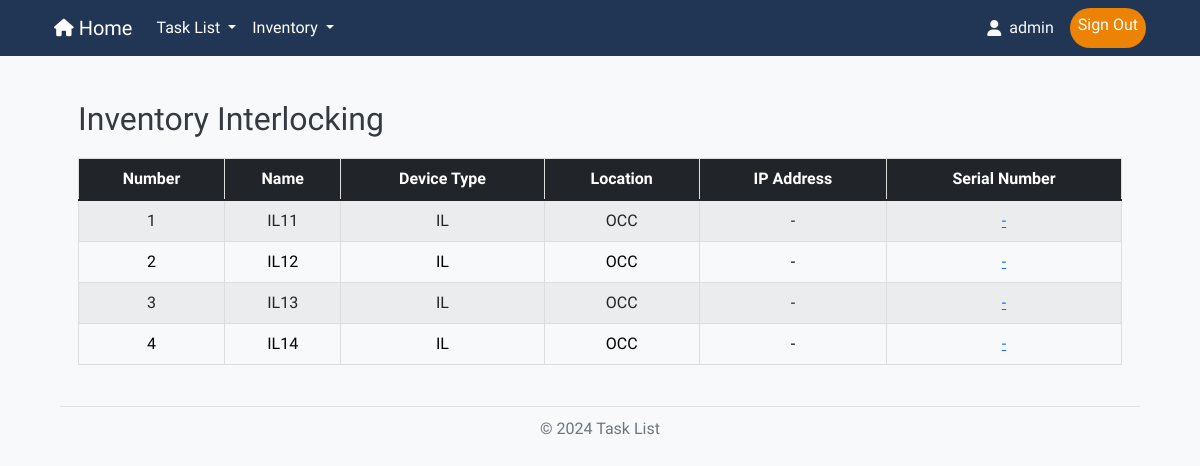
/inventory/IL (signed in), run on an earlier commit of the app's database.
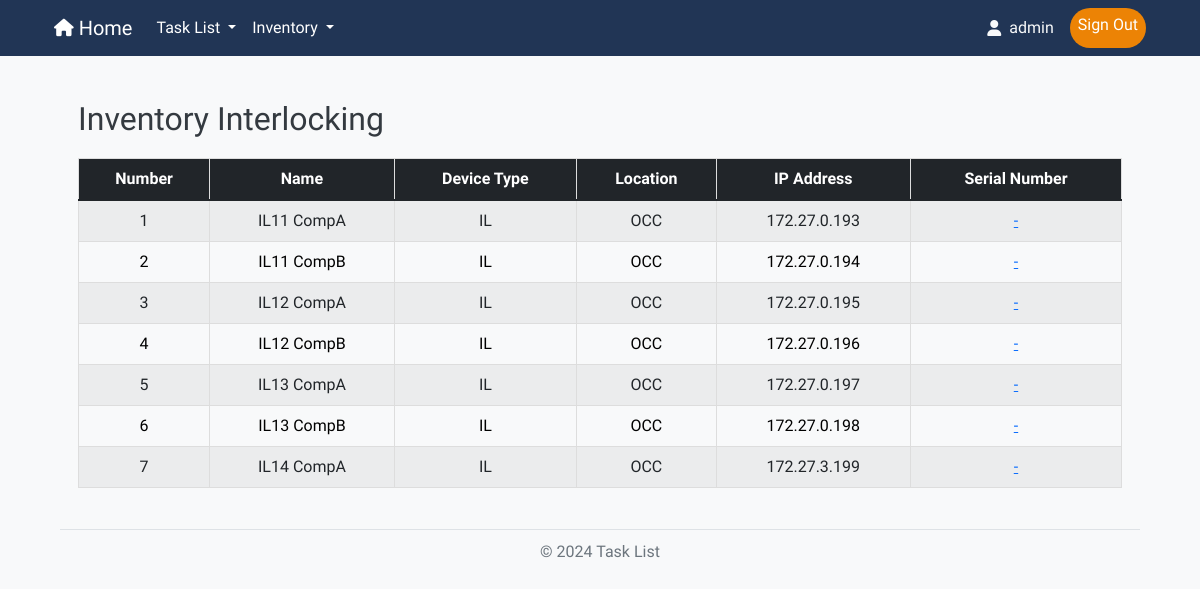
And on a later commit of the database.
### models.py (models this page shows, shortened)
class DeviceName(db.Model):
    id = db.Column(db.Integer, primary_key=True)
    name = db.Column(db.String(100), nullable=False)
    device_type_id = db.Column(db.Integer, db.ForeignKey('device_type.id'), nullable=False)
    location_id = db.Column(db.Integer, db.ForeignKey('location.id'), nullable=False)
    device_type = db.relationship('DeviceType', backref=db.backref('device_names', lazy=True))
    location = db.relationship('Location', backref=db.backref('device_names', lazy=True))
    bound = db.Column(db.String(100), nullable=True)
    inandout = db.Column(db.String(100), nullable=True)
    serial_number = db.Column(db.String(100), nullable=True)
    ip_address = db.Column(db.String(45), nullable=True)
    mac_address = db.Column(db.String(17), nullable=True)
    channel = db.Column(db.String(50), nullable=True)
    device_role = db.Column(db.String(50), nullable=True)
    force_data = db.Column(db.String(50), nullable=True)
    vac_white = db.Column(db.String(50), nullable=True)
    current_white = db.Column(db.String(50), nullable=True)
    vac_red = db.Column(db.String(50), nullable=True)
    current_red = db.Column(db.String(50), nullable=True)
    vac_yellow = db.Column(db.String(50), nullable=True)
    current_yellow = db.Column(db.String(50), nullable=True)
    f1_f2 = db.Column(db.String(50), nullable=True)
    red_module = db.Column(db.String(50), nullable=True)
    white_module = db.Column(db.String(50), nullable=True)
    yellow_module = db.Column(db.String(50), nullable=True)

class DeviceType(db.Model):
    id = db.Column(db.Integer, primary_key=True)
    name = db.Column(db.String(50), nullable=False)
    line_id = db.Column(db.Integer, db.ForeignKey('line.id'), nullable=False)
    line = db.relationship('Line', backref=db.backref('device_types', lazy=True))

class Location(db.Model):
    id = db.Column(db.Integer, primary_key=True)
    name = db.Column(db.String(50), nullable=False)
    line_id = db.Column(db.Integer, db.ForeignKey('line.id'), nullable=False)
    line = db.relationship('Line', backref=db.backref('locations', lazy=True))

### routes.py (the view)
    @app.route('/inventory/IL', endpoint='inventory_il')
    @login_required
    def inventory_il():
        devices = DeviceName.query.join(DeviceType).filter(DeviceType.name == 'IL').all()
        return render_template("inventory_il.html", devices=devices)

### app.py (called while the page is built)
@login_manager.user_loader
def load_user(user_id):      # โหลดผู้ใช้จากฐานข้อมูลตาม user_id
    return User.query.get(int(user_id))

### templates/inventory_il.html (shortened to what this page needs)
{% import "bootstrap/wtf.html" as wtf %}
{% extends "layout.html" %}
{% block content %}
<!DOCTYPE html>
<html lang="en">
<head>
    <link rel="stylesheet" href="https://cdn.jsdelivr.net/npm/bootstrap@5.1.3/dist/css/bootstrap.min.css">
    <link rel="stylesheet" href="https://cdn.jsdelivr.net/npm/bootstrap-table/dist/bootstrap-table.min.css">
    <link rel="stylesheet" href="{{ url_for('static', filename='/style.css') }}">
</head>
<body>
<div class="container">
    <br>
    <h2>Inventory Interlocking</h2>
    {% if devices %}
    <table data-toggle="table"
           data-search="true"
           data-pagination="true"
           data-page-list="[20, 50, 100, 150, all]"
           data-page-size="20"
           class="table table-striped table-hover">
        <thead class="table-dark">
            <tr>
                <th data-sortable="true" data-field="number">Number</th>
                <th data-sortable="true" data-field="name">Name</th>
                <th data-sortable="true" data-field="device_type">Device Type</th>
                <th data-sortable="true" data-field="location_name">Location</th>
                <th data-sortable="true" data-field="ip_address">IP Address</th>
                <th data-sortable="true" data-field="serial_number">Serial Number</th>
            </tr>
        </thead>
        <tbody>
            {% for device in devices %}
            <tr>
                <td>{{ loop.index }}</td>
                <td>{{ device.name }}</td>
                <td>{{ device.device_type.name if device.device_type else '-' }}</td>
                <td>{{ device.location.name if device.location else '-' }}</td>
                <td>{{ device.ip_address or ('-') }}</td>
                <td>
                    <a href="{{ url_for('edit_serial_number', device_id=device.id, ref=request.url) }}">
                        {{ device.serial_number or ('-') }}
                    </a>
                </td>
            </tr>
            {% endfor %}
        </tbody>
    </table>
    {% endif %}
</div>
</body>
</html>
{% endblock %}

What changed in the data, as far as the page shows it:
no longer on this page (row edited): DeviceName: name "IL11", device_type "IL", location "OCC", ip_address "-", serial_number "-"
no longer on this page (row edited): DeviceName: name "IL12", device_type "IL", location "OCC", ip_address "-", serial_number "-"
no longer on this page (row edited): DeviceName: name "IL13", device_type "IL", location "OCC", ip_address "-", serial_number "-"
changed DeviceName: name "IL14" → "IL11 CompA"; ip_address "-" → "172.27.0.193"
now on this page (row edited): DeviceName: name "IL11 CompB", device_type "IL", location "OCC", ip_address "172.27.0.194", serial_number "-"
now on this page (row edited): DeviceName: name "IL12 CompA", device_type "IL", location "OCC", ip_address "172.27.0.195", serial_number "-"
now on this page (row edited): DeviceName: name "IL12 CompB", device_type "IL", location "OCC", ip_address "172.27.0.196", serial_number "-"
now on this page (row edited): DeviceName: name "IL13 CompA", device_type "IL", location "OCC", ip_address "172.27.0.197", serial_number "-"
now on this page (row edited): DeviceName: name "IL13 CompB", device_type "IL", location "OCC", ip_address "172.27.0.198", serial_number "-"
now on this page (row edited): DeviceName: name "IL14 CompA", device_type "IL", location "OCC", ip_address "172.27.3.199", serial_number "-"
